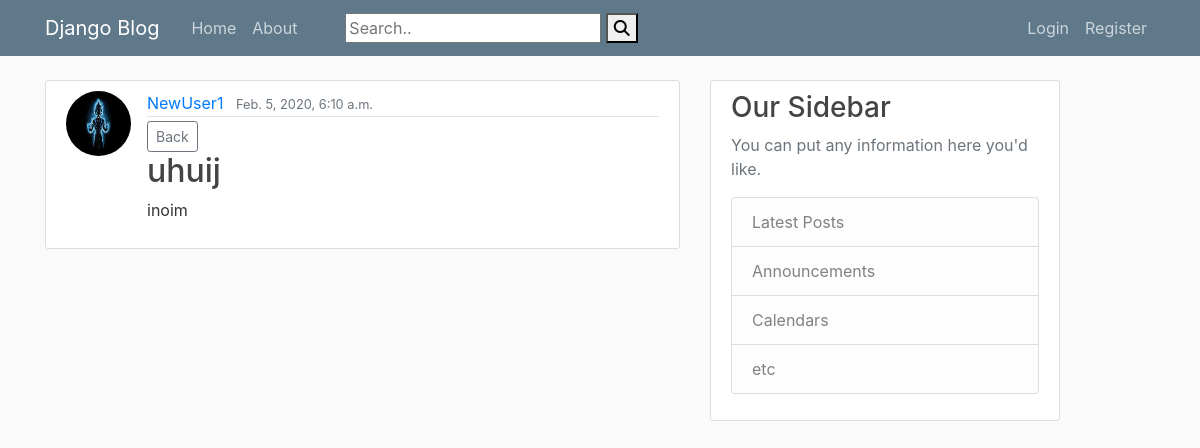
Screenshot of /blog/detail/23 with the database file from the repository.
### blog/models.py (models this page shows, shortened)
class Post(models.Model):
    title = models.CharField(max_length=100)
    content = models.TextField()
    date_posted = models.DateTimeField(default=timezone.now)
    author = models.ForeignKey(User, on_delete=models.CASCADE)

### blogusers/models.py (models this page shows, shortened)
class Profile(models.Model):
    user = models.OneToOneField(User, on_delete=models.CASCADE)
    image = models.ImageField(default='default.jpg', upload_to='profile_pics')

### blog/views.py (the view)
# urls.py: path('detail/<int:pk>', PostDetailView.as_view(), name="blog-detail"),
class PostDetailView(DetailView):
    model = Post
    template_name = 'genericBlog/detail.html'

### blog/templates/genericBlog/detail.html (shortened to what this page needs)
{% extends "genericBlog/base.html" %}
{% block content %}
        <article class="media content-section">
            <img class="rounded-circle article-img" src="{{ object.author.profile.image.url }}">
          <div class="media-body">
            <div class="article-metadata">
              <a class="mr-2" href="{% url 'blog-user' object.author.username %}">{{ object.author }}</a>
              <small class="text-muted">{{ object.date_posted }}</small>
            </div>
              <div>
                  <a class="btn btn-outline-secondary btn-sm" href="{% url 'blog-home' %}">Back</a>
              </div>
            <div class="row">
              <div class="col-md-6">
                <h2 class="article-title">{{ object.title }}</h2>
              </div>
            </div>
            <p class="article-content">{{ object.content }}</p>
          </div>
        </article>
{% endblock content %}

### blog/static/blog/main.css (style rules this page uses)
body { background: #fafafa; color: #333333; margin-top: 5rem; }
h1, h2, h3, h4, h5, h6 { color: #444444; }
.content-section { background: #ffffff; padding: 10px 20px; border: 1px solid #dddddd; border-radius: 3px; margin-bottom: 20px; }
.article-title { color: #444444; }
.article-content { white-space: pre-line; text-align: justify; }
.article-img { height: 65px; width: 65px; margin-right: 16px; }
.article-metadata { padding-bottom: 1px; margin-bottom: 4px; border-bottom: 1px solid #e3e3e3 }

### rows the page displays
Post: author.profile.image (picture), author "NewUser1", date_posted "Feb. 5, 2020, 6:10 a.m.", title "uhuij", content "inoim"
